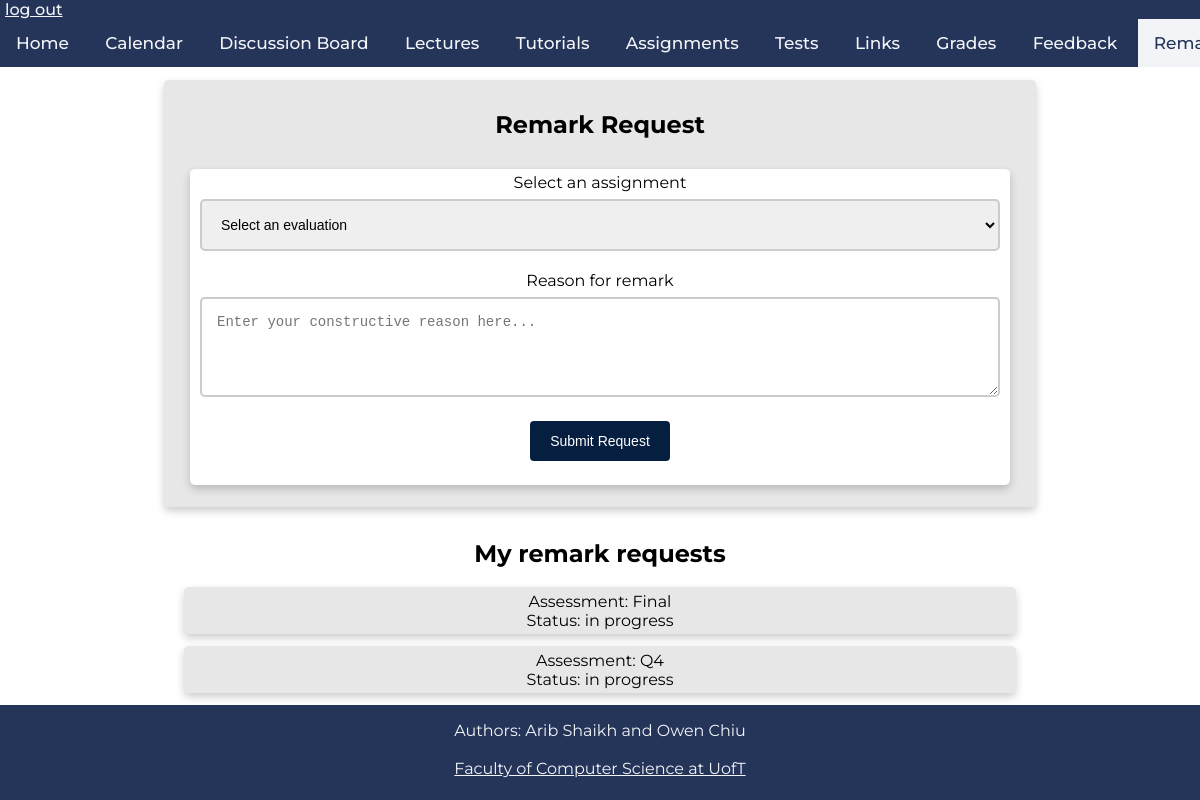
/remark (signed in), run on the app's committed database.
### tables this page shows
CREATE TABLE remark_requests(
	username VARCHAR(256) NOT NULL,
	mark_id VARCHAR(256) NOT NULL,
	comment VARCHAR(256),
	status VARCHAR(256),
	CHECK (status in ('in progress', 'addressed')),
	FOREIGN KEY(username) REFERENCES students(username)
	);

### app.py (the view)
@app.route('/remark')
def remark():
	if 'username' in session:
		if session.get('instructor'):
			db = get_db()
			db.row_factory = make_dicts
			remarks = query_db("SELECT username, mark_id, comment, status FROM remark_requests", one=False)
			db.close()
			return render_template("remark.html", remarks = remarks)
		if session.get('student'):
			db = get_db()
			requests = query_db("SELECT mark_id, status FROM remark_requests where username=?"
				, [session['username']], one=False)
			db.close()
			return render_template("remark.html", requests = requests)
	return render_template("remark.html", message=request.args.get('message'))

### app.py (called while the page is built)
def get_db():
    db = getattr(g, '_database', None)
    if db is None:
        db = g._database = sqlite3.connect(DATABASE)
    return db

def query_db(query, args=(), one=False):
    cur = get_db().execute(query, args)
    rv = cur.fetchall()
    cur.close()
    return (rv[0] if rv else None) if one else rv

@app.teardown_appcontext
def close_connection(exception):
    db = getattr(g, '_database', None)
    if db is not None:
        db.close()

### templates/remark.html (shortened to what this page needs)
<!DOCTYPE html>
<html>
    <head>
        <link rel="stylesheet" href="../static/css/main.css" />
        <link rel="stylesheet" href="../static/css/remark.css" />
        <link rel="stylesheet" href="../static/css/navbar_footer.css" />
    </head>
    <body>
        <div class="navbar">
            <a class="logout" href="./logout">log out</a>
            <div class="links">
                <a href="./">Home</a>
                <a href="./calendar">Calendar</a>
                <a href="https://piazza.com/class/kk052lckppx73x" target="_blank">Discussion Board</a>
                <a href="./lectures">Lectures</a>
                <a href="./tutorials">Tutorials</a>
                <a href="./assignments">Assignments</a>
                <a href="./tests">Tests</a>
                <a href="./links">Links</a>
                <a href="./grades">Grades</a>
                <a href="./feedback">Feedback</a>
                <a href="./remark" class="active-page">Remark Request</a>
            </div>
        </div>
        {% if session['student'] %}
        <div class = "remarkBox">
                <h2>Remark Request</h2>
                <div class='remarkFormBox'>
                <form action="{{ url_for('remarkRequest') }}" method="POST">
                        <label>Select an assignment</label>
                        <select class="inputStyle" id="aDropDown" type="text" name="aName">
                            <option disabled selected>Select an evaluation</option>
                        </select>
                        <label>Reason for remark</label>
                        <textarea class="feedbackTextArea" name="reason"
                            placeholder="Enter your constructive reason here..."></textarea>
                                <input class='inputButton' type="submit" value="Submit Request">
                        <br>
                        <br>
                    </form>
                </div>
        </div>
        <h2>My remark requests</h2>
            {% for i in requests %}
                <div class=Box>
                    Assessment: {{i[0]}}
                    <br>
                    Status: {{i[1]}}
                </div>
            {% endfor %}
        {% endif %}
        <footer>
                <p>Authors: Arib Shaikh and Owen Chiu<br>
                <br>
                <a href="https://web.cs.toronto.edu/" target="_blank">Faculty of Computer Science at UofT</a></p>
            </footer>

### static/css/main.css (style rules this page uses)
html { font-family: 'Montserrat', sans-serif; }
body { height:100vh; margin: 0px; display:flex; flex-direction:column; text-align: center; }
.Box { background-color: rgb(231, 231, 231); display: flex; flex-direction: column; flex-grow: 1; margin:0px auto; margin-bottom: 12px; box-shadow: 0 4px 8px 0 rgba(0, 0, 0, 0.2); transition: 0.3s; border-radius: 5px; padding: 2px 16px; text-align: center; justify-content: center; align-items: center; width: 800px; }

### static/css/remark.css (style rules this page uses)
.remarkBox { background-color: rgb(231, 231, 231); display: flex; flex-direction: column; flex-grow: 1; margin:0px auto; margin-top:80px; margin-bottom: 12px; box-shadow: 0 4px 8px 0 rgba(0, 0, 0, 0.2); transition: 0.3s; border-radius: 5px; padding: 10px 26px; text-align: center; justify-content: center; align-items: center; }
.remarkFormBox { background-color: white; display: flex; flex-direction: column; flex-grow: 1; margin:0px auto; margin-top:10px; margin-bottom: 12px; box-shadow: 0 4px 8px 0 rgba(0, 0, 0, 0.2); transition: 0.3s; border-radius: 5px; padding: 2px 10px; max-width: 800px; text-align: center; justify-content: center; }
body { display: flex; }
.inputStyle, .feedbackTextArea { font-size: 14px; width: 100%; border: 2px solid #ccc; border-radius: 5px; box-sizing: border-box; margin-top: 7px; margin-bottom: 20px; padding: 15px; resize: vertical; }
.feedbackTextArea { height: 100px; }
.inputButton { background-color: #061e40; color: white; font-size: 14px; padding: 12px 20px; border: none; border-radius: 4px; cursor: pointer; }

### static/css/navbar_footer.css (style rules this page uses)
.navbar { background-color: #25355A; overflow: auto; white-space: nowrap; position: fixed; top: 0; font-weight: 500; width: 100%; margin-left: 0px; text-align: left; }
.logout { padding-left: 5px; padding-bottom: 5px; color:#F2F4F7 }
.links { text-align: center; }
.links a { display: inline-block; color: #F2F4F7; text-align: center; padding: 14px 16px; text-decoration: none; font-size: 17px; }
.links a.active-page { background-color: #F2F4F7; color: #25355A; }
footer { min-height:95px; margin-top: auto; text-align: center; background-color: #25355A; color: #F2F4F7; }
footer a { color: #F2F4F7; margin-bottom: 10px; }
footer p { margin-right: 0px; margin-left: 0px; }

### data on the page
remark_requests: mark "Final", status "in progress"
remark_requests: mark "Q4", status "in progress"
